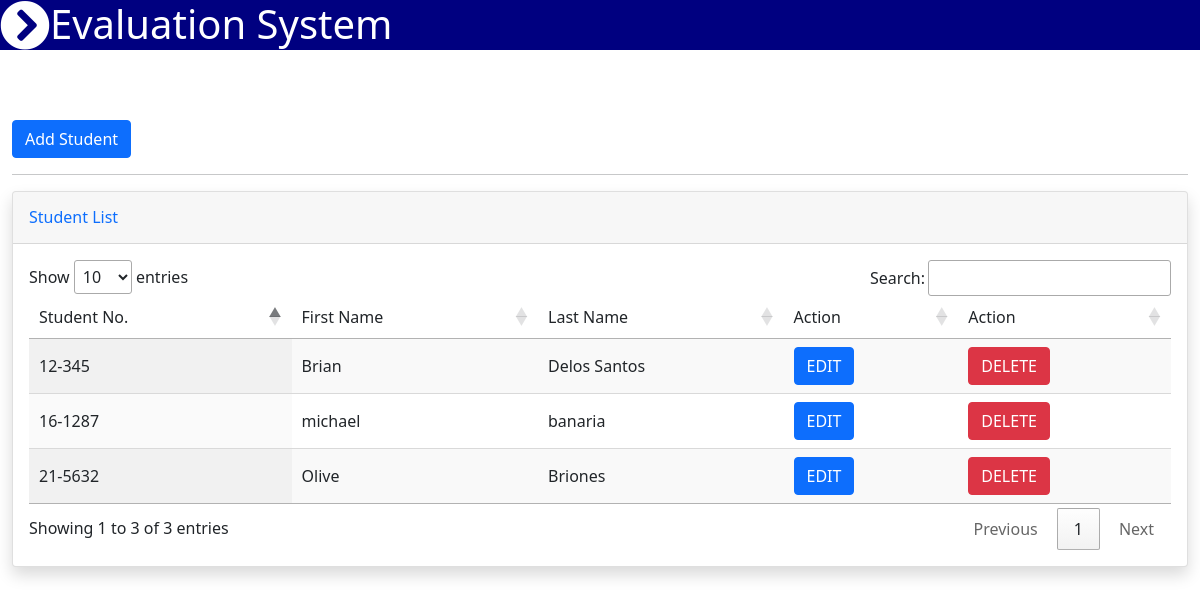
The page /student_list.php (signed in) on the database as committed earlier.
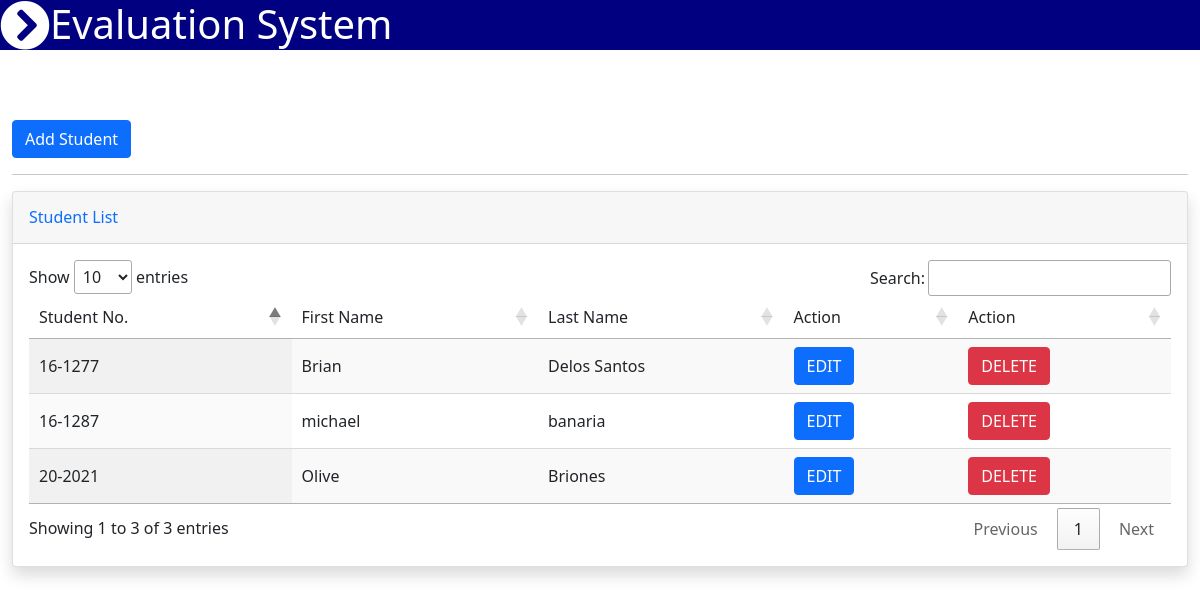
The same page on the database as committed later.
### tables this page shows
CREATE TABLE `students` (
  `id` int(30) NOT NULL,
  `studentno` varchar(30) NOT NULL,
  `username` varchar(255) NOT NULL,
  `firstname` varchar(255) NOT NULL,
  `lastname` varchar(255) NOT NULL,
  `usertype` varchar(30) NOT NULL,
  `password` varchar(255) NOT NULL,
  `department_id` int(30) NOT NULL
);

### student_list.php (the view, shortened to what this page needs)
<?php include_once'navbar.php'; ?>
<body>
<div class="container-fluid py-5 my-5">
    <button type="button" class="btn btn-primary" data-bs-toggle="modal" data-bs-target="#staticBackdrop">
    Add Student
    </button>
    <hr>
<div class="card shadow mb-4">
<div class="card-header py-3">
    <h6 class="m-0 font-weight-bold text-primary">Student List</h6>
</div>
<div class="card-body">
    <div class="table-responsive">
    <?php
    include_once'koneksyon.php';
    $qryview = "SELECT * FROM students";
    $result = mysqli_query($koneksyon, $qryview);
    ?>
        <table class="display" id="myTable" width="100%" cellspacing="0">
            <thead>
                <tr>
                    <td>Student No.</td>
                    <td>First Name</td>
                    <td>Last Name</td>
                    <td>Action</td>
                    <td>Action</td>
                </tr>
            </thead>
            <?php while($row = mysqli_fetch_array($result)) { ?>
                <tr>
                    <td><?php echo $row['studentno']; ?></td>
                    <td><?php echo $row['firstname']; ?></td>
                    <td><?php echo $row['lastname']; ?></td>
                    <td><a type="button" class="btn btn-primary" href="viewedit.php?id=<?php echo $row['id']; ?>">EDIT</a></td>
                    <td><input class="btn btn-danger" type="button" onClick="deleteme(<?php echo $row['id']; ?>)" name="delete" value="DELETE"></td>
                </tr>
            <?php } ?>
        </table>
    </div>
</div>
</div>
</div>
</body>

Rows that differ between the two databases and show on the page:
removed students: studentno "12-345", firstname "Brian", lastname "Delos Santos"
removed students: studentno "21-5632", firstname "Olive", lastname "Briones"
added students: studentno "16-1277", firstname "Brian", lastname "Delos Santos"
added students: studentno "20-2021", firstname "Olive", lastname "Briones"
